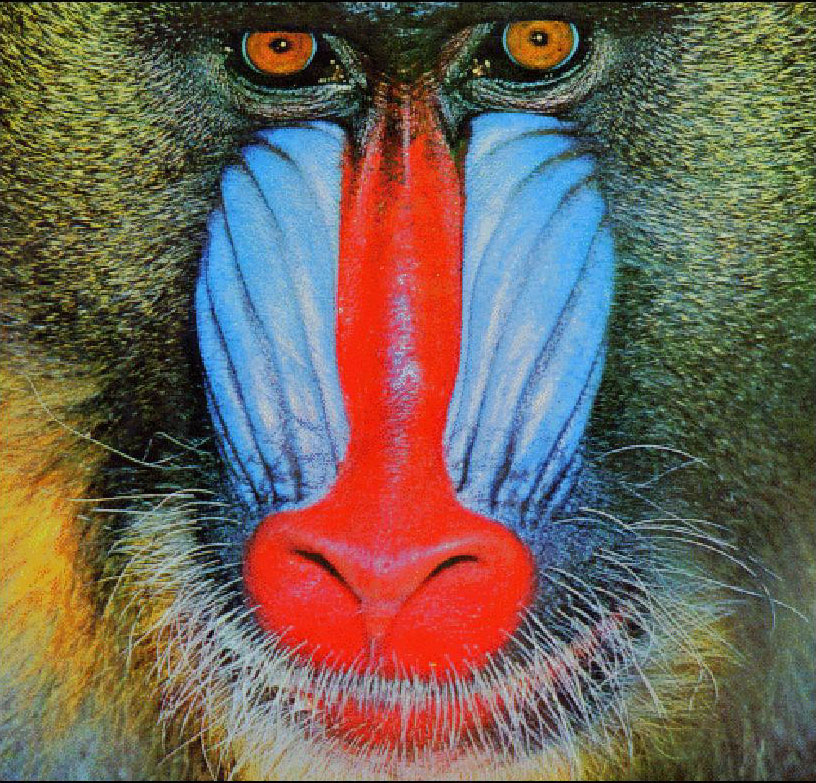
%> input picture hw4/mandrill.jpg, 816 x 783 px
$ octave backup_hw4.m   (GNU Octave 9; MATLAB toolbox functions it lacks are replaced by stand-ins)
%> lines starting %> are read from the running program, lines starting %| are printed output that depends on the picture
echo on
%Problem 1
echo off


% Read and display the red image of mandrill.jpg
mandrill_raw=imread('mandrill.jpg');
%> mandrill_raw is the input picture: size 783x816x3 uint8; mean R, G, B 112, 99.4, 87.7
figure; imagesc(mandrill_raw); title('Mandrill');axis image; pause;
% Convert rgb to hsv
h=rgb2hsv(mandrill_raw); v=h(:,:,3);
%> after `h=rgb2hsv(mandrill_raw)`: h: size 783x816x3 double; mean H, S, V 0.328, 0.471, 0.533
%> after `v=h(:,:,3)`:
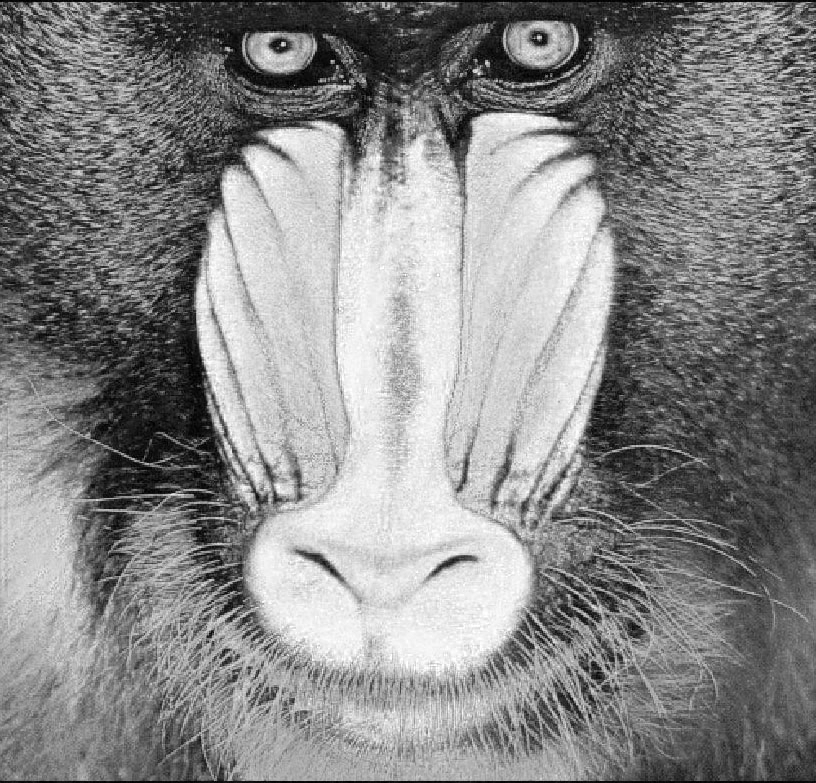
%> v: size 783x816 double; min 0, max 1, mean 0.533
[v1,v2] = size(v);
%> v1 = 783; v2 = 816
figure; imagesc(v); colormap(gray); axis image; colorbar;
title('Mandrill luminance (value)'); pause;

%Design low pass filter to blur the image
f_lp = [0 0.25 0.4 1];
a_lp = [1 1.0 0.0 0];
figure; plot(f_lp,a_lp); title('Low Pass Spatial Blur');
%> after `title('Low Pass Spatial Blur')`:
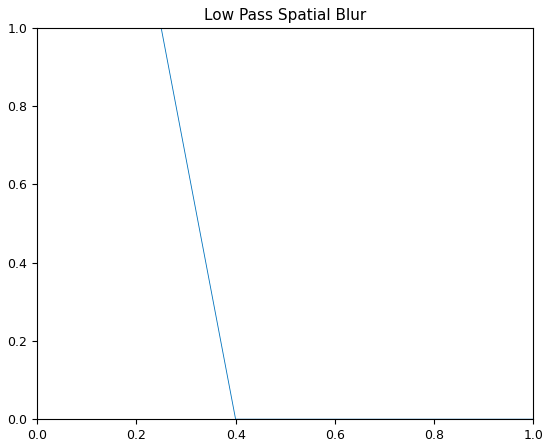
%> figure redrawn from the program's plot data
b = firpm(30 ,f_lp,a_lp);
%> (the run ends here)
